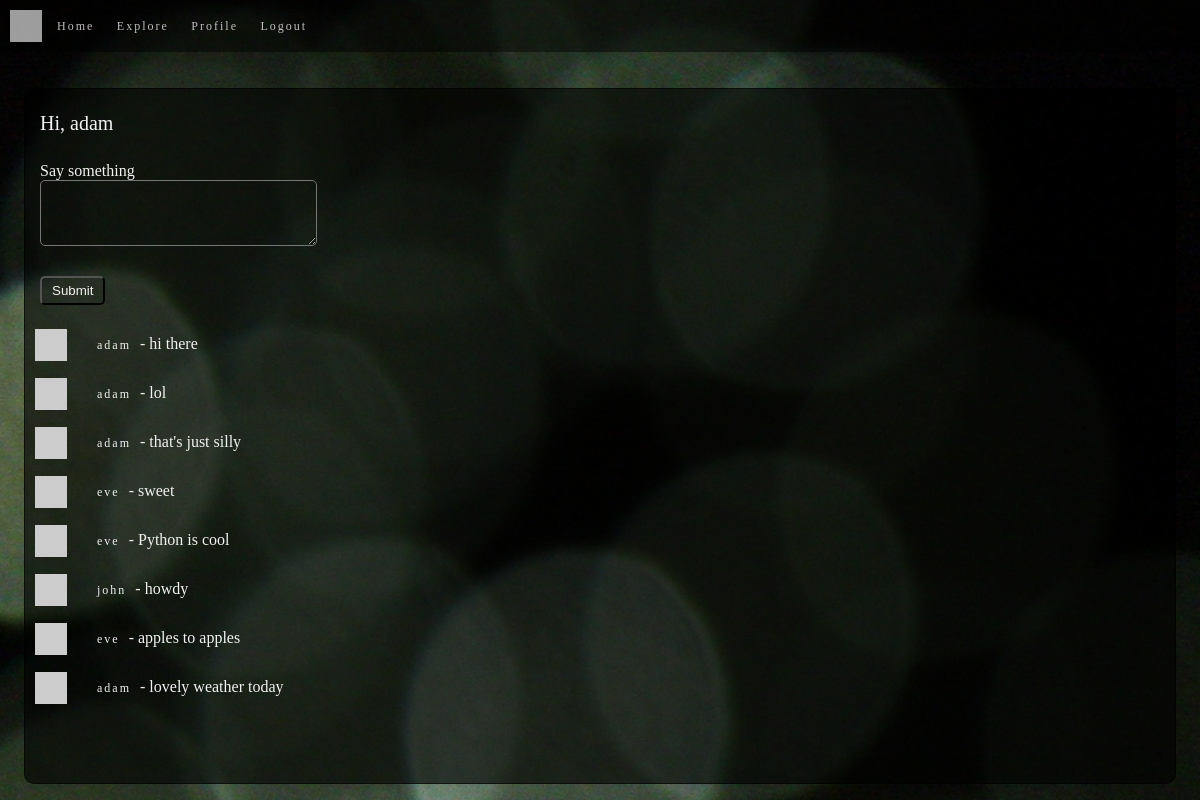
The page /index (signed in) on the database its author committed.
### app/models.py (models this page shows, shortened)
class User(UserMixin, db.Model):
    id = db.Column(db.Integer, primary_key=True)
    username = db.Column(db.String(64), index=True, unique=True)
    email = db.Column(db.String(120), index=True, unique=True)
    password_hash = db.Column(db.String(128))
    posts = db.relationship('Post', backref='author', lazy='dynamic')
    about_me = db.Column(db.String(140))
    last_seen = db.Column(db.DateTime, default=datetime.utcnow)
    followed = db.relationship(
        'User', secondary=followers,
        primaryjoin=(followers.c.follower_id == id),
        secondaryjoin=(followers.c.followed_id == id),
        backref=db.backref('followers', lazy='dynamic'), lazy='dynamic')
    def avatar(self):
        digest = md5(self.email.lower().encode('utf-8')).hexdigest()
        return avatar_dicebear("jdenticon", digest[12:])
    def followed_posts(self):
        followed = Post.query.join(
            followers, (followers.c.followed_id == Post.user_id)).filter(
                followers.c.follower_id == self.id)
        own = Post.query.filter_by(user_id=self.id)
        return followed.union(own).order_by(Post.timestamp.desc())

class Post(db.Model):
    id = db.Column(db.Integer, primary_key=True)
    body = db.Column(db.String(140))
    timestamp = db.Column(db.DateTime, index=True, default=datetime.utcnow)
    user_id = db.Column(db.Integer, db.ForeignKey('user.id'))

### app/routes.py (the view)
@app.route("/", methods=["GET", "POST"])
@app.route("/index", methods=["GET", "POST"])
@login_required
def index():
    form = PostForm()
    if form.validate_on_submit():
        post = Post(body=form.post.data, author=current_user)
        db.session.add(post)
        db.session.commit()
        flash('Your post is now live!')
        return redirect(url_for('index'))
    page = request.args.get('page', 1, type=int)
    posts = current_user.followed_posts().paginate(page, app.config['POSTS_PER_PAGE'], False)
    next_url = url_for('index', page=posts.next_num) if posts.has_next else None
    prev_url = url_for('index', page=posts.prev_num) if posts.has_prev else None
    return render_template("index.html", title="Home", form=form, posts=posts.items, next_url=next_url, prev_url=prev_url)

### app/forms.py
class PostForm(FlaskForm):
    post = TextAreaField('Say something', validators=[
        DataRequired(), Length(min=1, max=140)])
    submit = SubmitField('Submit')

### app/models.py (called while the page is built)
@login.user_loader
def load_user(id):
    return User.query.get(int(id))

### app/routes.py (called while the page is built)
@app.before_request
def before_request():
    if current_user.is_authenticated:
        current_user.last_seen = datetime.utcnow()
        db.session.commit()

### app/utils.py (called while the page is built)
def avatar_dicebear(sprite, seed, mood=None):
    valid_sprites = [
        "male", "female", "human", "identicon",
        "initials", "bottts", "avataaars", "jdenticon", "gridy"]
    valid_moods = ["happy", "sad", "surprised"]
    if sprite not in valid_sprites:
        return "SPRITE MUST BE ONE OF : {}".format(", ".join(valid_sprites))
    if (mood is not None) and (mood in valid_moods):
        return "https://avatars.dicebear.com/v2/{sprites}/{seed}.svg?options[mood][]={mood}".format(sprites=sprite, seed=seed, mood=mood)
    return "https://avatars.dicebear.com/v2/{sprites}/{seed}.svg".format(sprites=sprite, seed=seed)

### app/templates/index.html (shortened to what this page needs)
{% extends "base.html" %}
{% block content%}
    <h1 id="subject">Hi, {{ current_user.username }}</h1>
    {% if form %}
    <form action="" method="post">
        <p>{{ form.post.label }}<br>
            {{ form.post(cols=32, rows=4) }}<br>
        </p>
        <p>{{ form.submit }}</p>
    </form>
    {% endif %}
    <div id="matter">
        {% if posts %}
        <ul>
            {% for post in posts %}
                {% include "_post.html" %}
            {% endfor %}
        </ul>
        {% endif %}
    </div>
{% endblock %}

### app/templates/_post.html
<section class="user-post">
    <img src="{{ post.author.avatar() }}" width="32px">
    <p class="user-posted">
        <a href="{{ url_for('user', username=post.author.username) }}">{{ post.author.username }}</a>
         - <b>{{ post.body }}</b>
    </p>
</section>

### app/static/css/index.css (style rules this page uses)
html, body, div, span, applet, object, iframe, h1, h2, h3, h4, h5, h6, p, blockquote, pre, a, abbr, acronym, address, big, cite, code, del, dfn, em, img, ins, kbd, q, s, samp, small, strike, strong, sub, sup, tt, var, b, u, i, center, dl, dt, dd, ol, ul, li, fieldset, form, label, legend, table, caption, tbody, tfoot, thead, tr, th, td, article, aside, canvas, details, embed, figure, figcaption, footer, header, hgroup, menu, nav, output, ruby, section, summary, time, mark, audio, video { margin: 0; padding: 0; border: 0; font-size: 100%; font: inherit; vertical-align: baseline; }
article, aside, details, figcaption, figure, footer, header, hgroup, menu, nav, section { display: block; }
body { line-height: 1; }
ol, ul { list-style: none; }
* { box-sizing: border-box; }
html { font-size: 62.5%; }
html, body { font-family: 'sans-serif'; }
a { color: #f2f2f2; text-decoration: none; padding: 5px; }
body { margin: 0; }
body { background-image: url("../images/becca-romine-Lll4QeybDEg-unsplash.jpg"); display: flex; flex-direction: column; }
.body-content h1 { padding: 1.5rem; }
.body-content p { padding: 1.5rem; }
h1 { font-size: 2rem; color: #f2f2f2; }
a { font-size: 1.2rem; letter-spacing: 0.2rem; padding-left: 1.5rem; }
#about_me, #post, #username, #password, #password2, #submit, #remember_me, #email { align-content: right; border-radius: 5px; color: #f2f2f2; background-color: rgba(0, 0, 0, 0); }
#about_me, #username, #post { max-width: 90%; }
#submit { padding: 0.5rem 1rem; }
.user-post, .profile-head { display: flex; align-items: center; flex-wrap: wrap; padding-left: 1rem; color: #f2f2f2; background-color: rgba(0, 0, 0, 0); }

### rows shown on the page
User: username "adam"
Post: author.username "adam", body "hi there"
Post: author.username "adam", body "lol"
Post: author.username "adam", body "that's just silly"
Post: author.username "eve", body "sweet"
Post: author.username "eve", body "Python is cool"
Post: author.username "john", body "howdy"
Post: author.username "eve", body "apples to apples"
Post: author.username "adam", body "lovely weather today"
